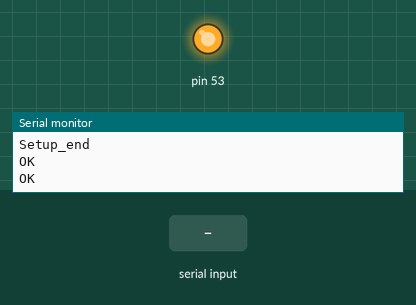
This sketch was run on a simulated Arduino Mega 2560, built with avr-gcc and run on an emulated ATmega2560. Shown: output pins drawn as LEDs (lit = HIGH), the last lines printed to the serial monitor. The inputs (shaded band) are chosen by the test bench. The modem accepts every AT command (registered, SIM ready, sends succeed) and sends nothing else.

Above: at 11.6 s.
11.7 s: "0" received over the second serial link
At 12.3 s:
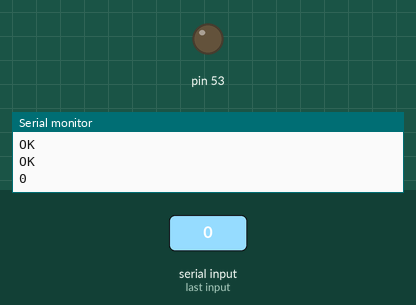
13.2 s: "1" received over the second serial link
At 13.5 s:
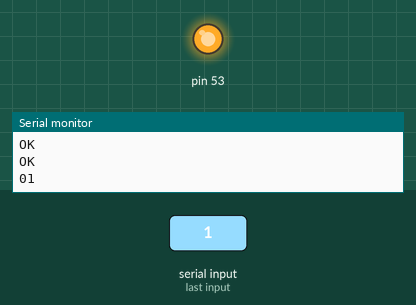
Timing chart, 0 to 16.2 s (numbered marks = the images above; inputs shaded):
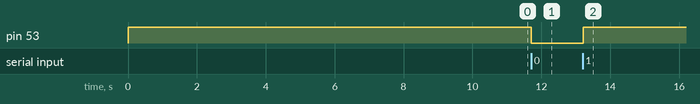

The sketch:

SMS_READ_0.ino
```cpp
#include <SoftwareSerial.h>
char inchar; //Will hold the incoming character from the serial port.
//SoftwareSerial Serial1(2,3); //Create a 'fake' serial port. Pin 2 is the Rx pin, pin 3 is the Tx pin.
char readString;
 int led1 = 13;

 void setup()
 {
     Serial.begin(9600);
     Serial.println("Setup_begin");
     // Prepare the digital output pins
     pinMode(53, OUTPUT);
     digitalWrite(53, HIGH);

     //Initialize GSM module serial port for communication.
     Serial1.begin(2400);
     delay(10000); // Give time for GSM module to register on network, etc.
     Serial1.println("AT+CMGF=1"); // Set SMS mode to text
     delay(200);
     Serial1.println("AT+CNMI=2,2,0,0,0"); // Set module to send SMS data to serial out upon receipt
     delay(200);
     Serial.println("Setup_end");
 }

 void loop()
 {
    if(Serial1.available() >0)
     {
        delay(10);
        char ch = Serial1.read();
        Serial.print(ch);
         //inchar=cell.read();
        if (ch=='0')
             {
                 digitalWrite(53, LOW);
             }
             else if (ch=='1')
             {
                 digitalWrite(53, HIGH);
             }
             /*delay(10);
             delay(10);*/
         }
         //Serial1.println("AT+CMGD=1,4"); // Delete all SMS

 }
```

Measured:
- after the input at 11.7 s, pin 53: HIGH → LOW at once
- after the input at 13.2 s, pin 53: LOW → HIGH at once
